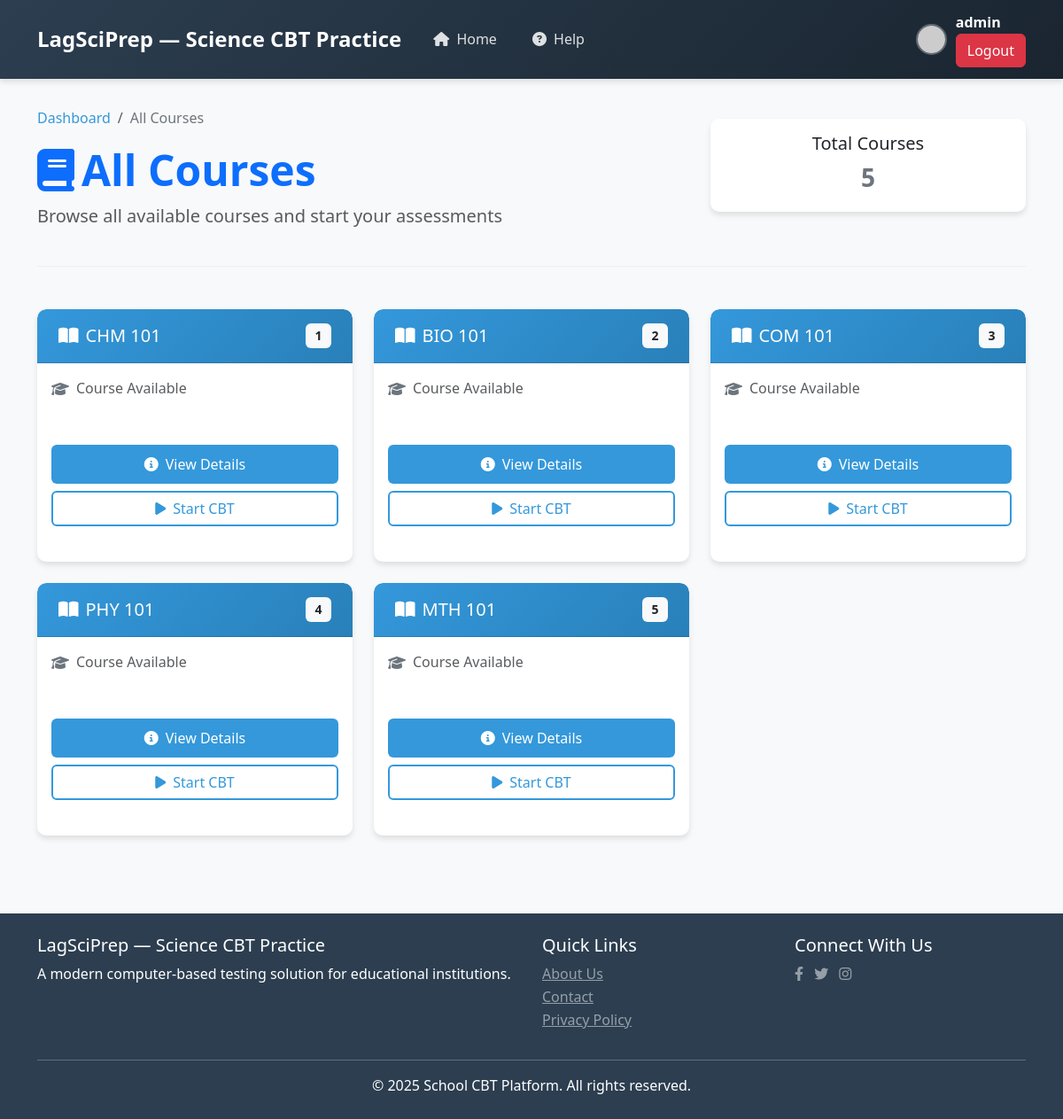
The page /courses/ (signed in) on the database its author committed.
### main/models.py (models this page shows, shortened)
class Course(models.Model):
    name = models.CharField(max_length=255)

### main/views.py (the view)
# urls.py: path('courses/', views.course_list, name='course_list'),
def course_list(request):
    courses = Course.objects.all()
    return render(request, "course_list.html", {"courses": courses})

### templates/course_list.html (shortened to what this page needs)
{% extends 'base.html' %}
{% block content %}
<div class="course-list-header mb-5">
    <div class="row align-items-center">
        <div class="col-md-8">
            <nav aria-label="breadcrumb">
                <ol class="breadcrumb">
                    <li class="breadcrumb-item"><a href="{% url 'home' %}">Dashboard</a></li>
                    <li class="breadcrumb-item active" aria-current="page">All Courses</li>
                </ol>
            </nav>
            <h1 class="display-5 fw-bold text-primary">
                <i class="fas fa-book me-2"></i>All Courses
            </h1>
            <p class="lead text-muted">Browse all available courses and start your assessments</p>
        </div>
        <div class="col-md-4 text-md-end">
            <div class="card card-custom">
                <div class="card-body text-center py-3">
                    <h5 class="card-title mb-1">Total Courses</h5>
                    <p class="card-text fs-3 fw-bold text-secondary mb-0">{{ courses|length }}</p>
                </div>
            </div>
        </div>
    </div>
</div>
<div class="row">
    {% if courses %}
        {% for course in courses %}
        <div class="col-lg-4 col-md-6 mb-4">
            <div class="card card-custom course-card h-100">
                <div class="card-header card-header-custom d-flex justify-content-between align-items-center">
                    <h5 class="card-title mb-0">
                        <i class="fas fa-book-open me-2"></i>{{ course.name }}
                    </h5>
                    <span class="badge bg-light text-dark">{{ forloop.counter }}</span>
                </div>
                <div class="card-body">
                    <div class="course-info mb-3">
                        <div class="d-flex align-items-center mb-2">
                            <i class="fas fa-graduation-cap text-secondary me-2"></i>
                            <span class="text-muted">Course Available</span>
                        </div>
                    </div>
                    <div class="course-actions">
                        <a href="{% url 'course_detail' course.id %}" class="btn btn-custom w-100 mb-2">
                            <i class="fas fa-info-circle me-2"></i>View Details
                        </a>
                        <a href="{% url 'start_cbt' course.id %}" class="btn btn-outline-primary w-100">
                            <i class="fas fa-play me-2"></i>Start CBT
                        </a>
                    </div>
                </div>
            </div>
        </div>
        {% endfor %}
    {% endif %}
</div>
{% endblock %}

### templates/base.html (shortened to what this page needs)
<!DOCTYPE html>
<html lang="en">
<head>
    <link rel="stylesheet" href="https://cdn.jsdelivr.net/npm/bootstrap@5.3.0/dist/css/bootstrap.min.css">
    <link rel="stylesheet" href="https://cdnjs.cloudflare.com/ajax/libs/font-awesome/6.4.0/css/all.min.css">
</head>
<body>
    <nav class="navbar navbar-expand-lg navbar-custom">
        <div class="container">
            <a class="navbar-brand" href="{% url 'home' %}">
                <span>LagSciPrep — Science CBT Practice</span>
            </a>
            <div class="collapse navbar-collapse" id="navbarContent">
                <ul class="navbar-nav me-auto mb-2 mb-lg-0">
                    <li class="nav-item">
                        <a class="nav-link {% if request.resolver_match.url_name == 'home' %}active{% endif %}" href="{% url 'home' %}">
                            <i class="fas fa-home me-1"></i> Home
                        </a>
                    </li>
                    <li class="nav-item">
                        <a class="nav-link" href="#">
                            <i class="fas fa-question-circle me-1"></i> Help
                        </a>
                    </li>
                </ul>
                <div class="user-info">
                    {% if user.is_authenticated %}
                        <img src="https://ui-avatars.com/api/?name={{ user.username }}&background=3498db&color=fff" alt="User Avatar">
                        <div>
                            <div class="fw-bold">{{ user.get_full_name|default:user.username }}</div>
                            <div class="small">
                                {% if request.user.is_authenticated %}
                                <form action="{% url 'logout' %}" method="post">
                                    <button class="btn btn-danger">Logout</button>
                                </form>
                                {% else %}
                                <a href="{% url 'login' %}" class="text-white-50">Login</a>
                                {% endif %}
                            </div>
                        </div>
                    {% else %}
                        <a href="{% url 'login' %}" class="btn btn-sm btn-outline-light">Login</a>
                    {% endif %}
                </div>
            </div>
        </div>
    </nav>
    <div class="main-container">
        <div class="container">
            {% block content %}{% endblock %}
        </div>
    </div>
    <footer class="footer">
        <div class="container">
            <div class="row">
                <div class="col-md-6">
                    <h5>LagSciPrep — Science CBT Practice</h5>
                    <p>A modern computer-based testing solution for educational institutions.</p>
                </div>
                <div class="col-md-3">
                    <h5>Quick Links</h5>
                    <ul class="list-unstyled">
                        <li><a href="#" class="text-white-50">About Us</a></li>
                        <li><a href="#" class="text-white-50">Contact</a></li>
                        <li><a href="#" class="text-white-50">Privacy Policy</a></li>
                    </ul>
                </div>
                <div class="col-md-3">
                    <h5>Connect With Us</h5>
                    <div>
                        <a href="#" class="text-white-50 me-2"><i class="fab fa-facebook-f"></i></a>
                        <a href="#" class="text-white-50 me-2"><i class="fab fa-twitter"></i></a>
                        <a href="#" class="text-white-50"><i class="fab fa-instagram"></i></a>
                    </div>
                </div>
            </div>
            <hr class="my-3 bg-white-50">
            <div class="text-center">
                <p class="mb-0">&copy; {% now "Y" %} School CBT Platform. All rights reserved.</p>
            </div>
        </div>
    </footer>
</body>
</html>

### templates/base.html (style rules this page uses)
:root { --primary: #2c3e50; --secondary: #3498db; --accent: #e74c3c; --success: #2ecc71; --light: #ecf0f1; --dark: #2c3e50; --shadow: 0 4px 6px rgba(0, 0, 0, 0.1); }
body { background-color: #f8f9fa; font-family: 'Segoe UI', Tahoma, Geneva, Verdana, sans-serif; color: #333; line-height: 1.6; }
.navbar-custom { background: linear-gradient(135deg, var(--primary), #1a2530); box-shadow: var(--shadow); padding: 0.8rem 0; }
.navbar-brand { font-weight: 700; font-size: 1.5rem; color: white !important; display: flex; align-items: center; }
.nav-link { color: rgba(255, 255, 255, 0.85) !important; font-weight: 500; margin: 0 5px; padding: 8px 15px !important; border-radius: 4px; transition: all 0.3s ease; }
.user-info { color: white; display: flex; align-items: center; }
.user-info img { width: 35px; height: 35px; border-radius: 50%; margin-right: 10px; border: 2px solid rgba(255, 255, 255, 0.3); }
.main-container { min-height: calc(100vh - 76px); padding: 2rem 0; }
.card-custom { border: none; border-radius: 10px; box-shadow: var(--shadow); transition: transform 0.3s ease; margin-bottom: 1.5rem; }
.card-header-custom { background: linear-gradient(135deg, var(--secondary), #2980b9); color: white; border-radius: 10px 10px 0 0 !important; padding: 1rem 1.5rem; font-weight: 600; }
.btn-custom { background: var(--secondary); color: white; border: none; border-radius: 6px; padding: 10px 20px; font-weight: 500; transition: all 0.3s ease; }
.footer { background-color: var(--primary); color: white; padding: 1.5rem 0; margin-top: 2rem; }

### templates/course_list.html (style rules this page uses)
.course-list-header { border-bottom: 1px solid var(--light); padding-bottom: 1.5rem; }
.breadcrumb { background-color: transparent; padding: 0; margin-bottom: 1rem; }
.breadcrumb-item a { color: var(--secondary); text-decoration: none; transition: color 0.2s ease; }
.breadcrumb-item.active { color: #6c757d; }
.course-card { transition: transform 0.3s ease, box-shadow 0.3s ease; border: none; overflow: hidden; }
.course-card .card-header-custom { background: linear-gradient(135deg, var(--secondary), #2980b9); }
.course-info { min-height: 60px; }
.course-info i { width: 20px; }
.btn-outline-primary { border: 2px solid var(--secondary); color: var(--secondary); font-weight: 500; transition: all 0.3s ease; }
.badge { font-size: 0.875rem; padding: 0.5em 0.75em; }

### rows shown on the page
Course: name "CHM 101"
Course: name "BIO 101"
Course: name "COM 101"
Course: name "PHY 101"
Course: name "MTH 101"

### other values the page prints
{{ user.get_full_name|default:user.username }} "admin"
{{ courses|length }} "5"
